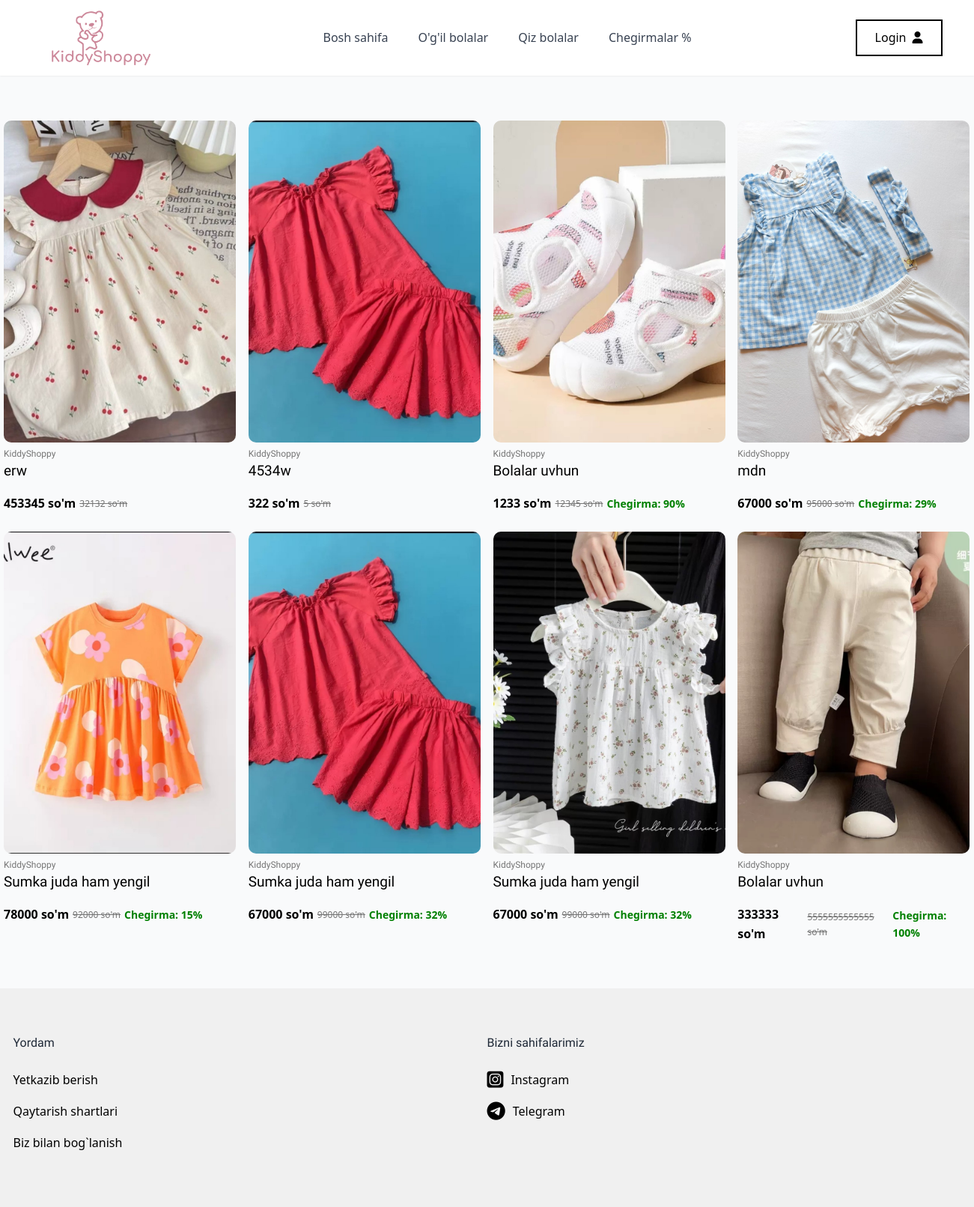
The page /skidkalar/ on the database as committed earlier.
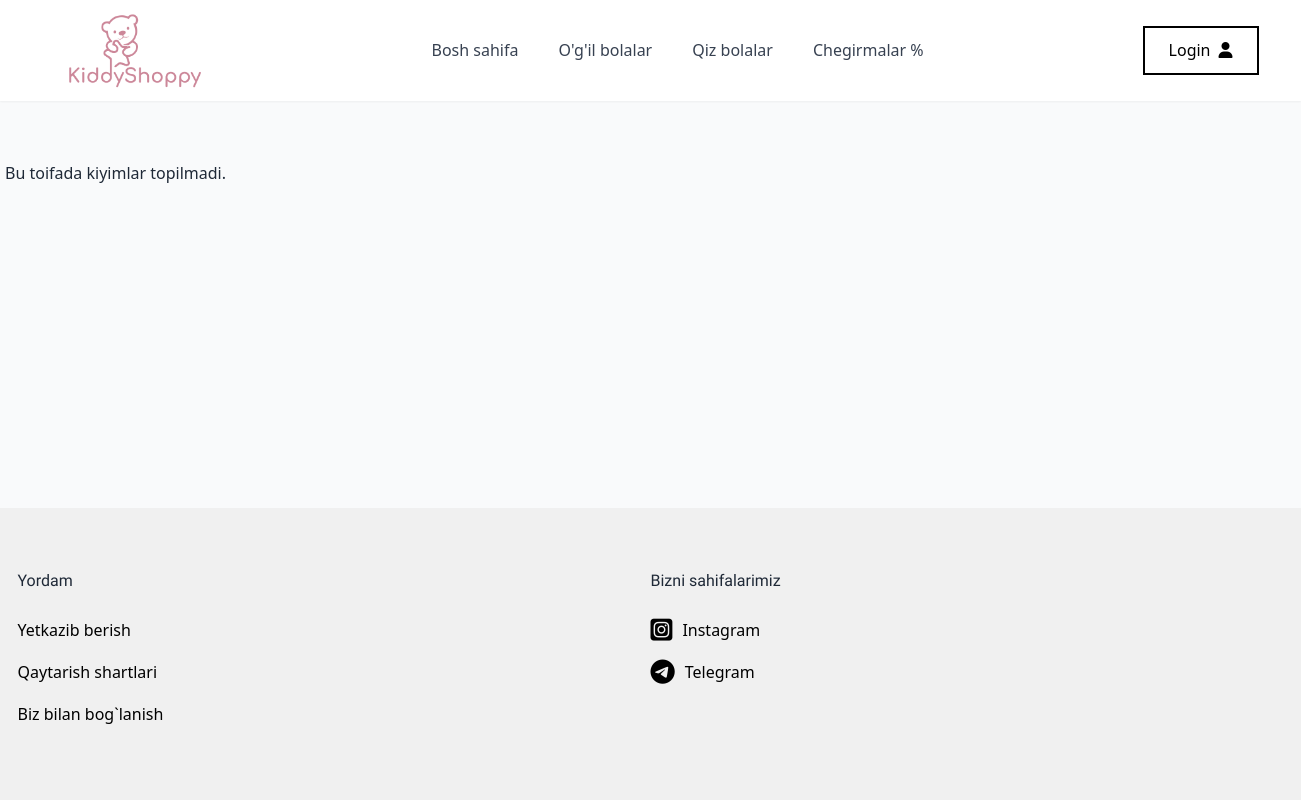
The same page on the database as committed later.
### base/models.py (models this page shows, shortened)
class Main_Kiyim(models.Model):
    YOSH_CHOICES = [
        ('1', '1 oylik'),
        ('2', '2 oylik'),
        ('3', '3 oylik'),
        ('4', '4 oylik'),
        ('5', '5 oylik'),
        ('6', '6 oylik'),
        ('7', '7 oylik'),
        ('8', '8 oylik'),
        ('9', '9 oylik'),
        ('9', '9 oylik'),
        ('10', '10 oylik'),             # ✅ Qo‘shildi
        ('11', '11 oylik'),             # ✅ Qo‘shildi
        ('12', '12 oylik'),             # ✅ Qo‘shildi
        ('13', '1 yosh'),               # ✅
        ('14', '2 yosh'),               # ✅
        ('15', '3 yosh'),
        ('16', '4 yosh'),
    ]
    yoshi = models.CharField(
        max_length=2,
        choices=YOSH_CHOICES,
        blank=True,
        null=True,
        verbose_name="Bolalar yoshi"
    )
    GENDER_CHOICES = [
        ('qiz', 'Qiz bola'),
        ('ogil', 'O‘g‘il bola'),
    ]
    jinsi = models.CharField(
        max_length=5,
        choices=GENDER_CHOICES,
        default='qiz',
        verbose_name="Jinsi",
        help_text="Qiz bola yoki o‘g‘il bola uchun"
    )
    BALAND_CHOICES = [
    ('40', '40 sm'),
    ('45', '45 sm'),
    ('50', '50 sm'),
    ('55', '55 sm'),
    ('60', '60 sm'),
    ('65', '65 sm'),
    ('70', '70 sm'),
]
    KG_CHOICES = [
    ('2', '2 kg'),
    ('2.5', '2.5 kg'),
    ('3', '3 kg'),
    ('3.5', '3.5 kg'),
    ('4', '4 kg'),
    ('4.5', '4.5 kg'),
    ('5', '5 kg'),
    ]
    pre_balandligi = models.CharField("PRE balandligi", max_length=50,     choices=BALAND_CHOICES, blank=True, null=True)
    pre_kilogrami = models.CharField("PRE kilogrami", max_length=50, choices=KG_CHOICES,    blank=True, null=True)
    nb_balandligi = models.CharField("NB balandligi", max_length=50, choices=BALAND_CHOICES,    blank=True, null=True)
    nb_kilogrami = models.CharField("NB kilogrami", max_length=50, choices=KG_CHOICES,  blank=True, null=True)
    m3_balandligi = models.CharField("3M balandligi", max_length=50, choices=BALAND_CHOICES,    blank=True, null=True)
    m3_kilogrami = models.CharField("3M kilogrami", max_length=50, choices=KG_CHOICES,  blank=True, null=True)
    m6_balandligi = models.CharField("6M balandligi", max_length=50, choices=BALAND_CHOICES,    blank=True, null=True)
    m6_kilogrami = models.CharField("6M kilogrami", max_length=50, choices=KG_CHOICES,  blank=True, null=True)
    m9_balandligi = models.CharField("9M balandligi", max_length=50, choices=BALAND_CHOICES,    blank=True, null=True)
    m9_kilogrami = models.CharField("9M kilogrami", max_length=50, choices=KG_CHOICES,  blank=True, null=True)
    main_img = models.ImageField(upload_to='kiyimlar/', blank=True, null=True)
    birinchi_img = models.ImageField(upload_to='kiyimlar/', blank=True, null=True)
    ikkinchi_img = models.ImageField(upload_to='kiyimlar/', blank=True, null=True)
    uchinchi_img = models.ImageField(upload_to='kiyimlar/', blank=True, null=True)
    tortinchi_img = models.ImageField(upload_to='kiyimlar/', blank=True, null=True)
    beshinchi_img = models.ImageField(upload_to='kiyimlar/', blank=True, null=True)
    oltinchi_img = models.ImageField(upload_to='kiyimlar/', blank=True, null=True)
    tavsifi = models.CharField(max_length=100)
    narhi = models.PositiveIntegerField()
    skidkasi = models.PositiveIntegerField(
    blank=True,
    null=True,
    verbose_name="Chegirma (%)",
    help_text="Chegirma foizi, agar yo'q bo‘lsa bo‘sh qoldiring"
    )
    kiyim_haqida = models.TextField(null=True, blank=True)
    birinchi_xususiyati = models.CharField(max_length=50, null=True, blank=True)
    ikkinchi_xususiyati = models.CharField(max_length=50, null=True, blank=True)
    uchunchi_xususiyati = models.CharField(max_length=50, null=True, blank=True)
    tortinchi_xususiyati = models.CharField(max_length=50, null=True, blank=True)
    beshinchi_xususiyati = models.CharField(max_length=50, null=True, blank=True)
    oltinchi_xususiyati = models.CharField(max_length=50, null=True, blank=True)
    class Meta:
        verbose_name = "Asosiy kiyim"
        verbose_name_plural = "Asosiy kiyimlar"
        ordering = ['-id']
    @property
    def chegirma_foizi(self):
        if self.narhi and self.skidkasi and self.skidkasi > self.narhi:
            return round(((self.skidkasi - self.narhi) / self.skidkasi) * 100)
        return 0

### base/views.py (the view)
# urls.py: path('skidkalar/', skidkali_kiyimlar_view, name='skidkali_kiyimlar'),
def skidkali_kiyimlar_view(request):
    kiyimlar = Main_Kiyim.objects.filter(skidkasi__isnull=False)
    return render(request, 'skidka_kiyimlar.html', {'kiyimlar': kiyimlar})

### base/templates/skidka_kiyimlar.html (shortened to what this page needs)
{% extends 'base.html' %}
{% load static %}
{% block content %}
<body>
    <div class="products">
        {% for kiyim in kiyimlar %}
        <div class="product_card">
            <a href="{% url 'detail' kiyim.id %}">
                <div class="product_card_info">
                    <img src="{{ kiyim.main_img.url }}" alt="baby-clothes" width="310" height="400">
                    <h4>KiddyShoppy</h4>
                    <h3>{{ kiyim.tavsifi }}</h3>
                    <div class="product_card_info_price">
                        <p class="new_price">{{ kiyim.narhi }} so'm</p>
                        <p class="old_price">{{ kiyim.skidkasi }} so'm</p>
                         {% if kiyim.chegirma_foizi > 0 %}
                    <p style="color: green; font-size: 14px; margin-left: 5px; font-weight: bold;">
                         Chegirma: {{ kiyim.chegirma_foizi }}%
                    </p>
                    {% endif %}
                    </div>
                </div>
            </a>
        </div>
        {% empty %}
        <p>Bu toifada kiyimlar topilmadi.</p>
        {% endfor %}
    </div>
</body>
{% endblock %}

Rows that differ between the two databases and show on the page:
removed Main_Kiyim: main_img (picture), tavsifi "erw", narhi "453345", skidkasi "32132"
removed Main_Kiyim: main_img (picture), tavsifi "4534w", narhi "322", skidkasi "5"
removed Main_Kiyim: main_img (picture), tavsifi "Bolalar uvhun", narhi "1233", skidkasi "12345", chegirma_foizi "90"
removed Main_Kiyim: main_img (picture), tavsifi "mdn", narhi "67000", skidkasi "95000", chegirma_foizi "29"
removed Main_Kiyim: main_img (picture), tavsifi "Sumka juda ham yengil", narhi "78000", skidkasi "92000", chegirma_foizi "15"
removed Main_Kiyim: main_img (picture), tavsifi "Sumka juda ham yengil", narhi "67000", skidkasi "99000", chegirma_foizi "32"
removed Main_Kiyim: main_img (picture), tavsifi "Sumka juda ham yengil", narhi "67000", skidkasi "99000", chegirma_foizi "32"
removed Main_Kiyim: main_img (picture), tavsifi "Bolalar uvhun", narhi "333333", skidkasi "5555555555555", chegirma_foizi "100"
Other text that changed with them:
text now shown: "Bu toifada kiyimlar topilmadi."
